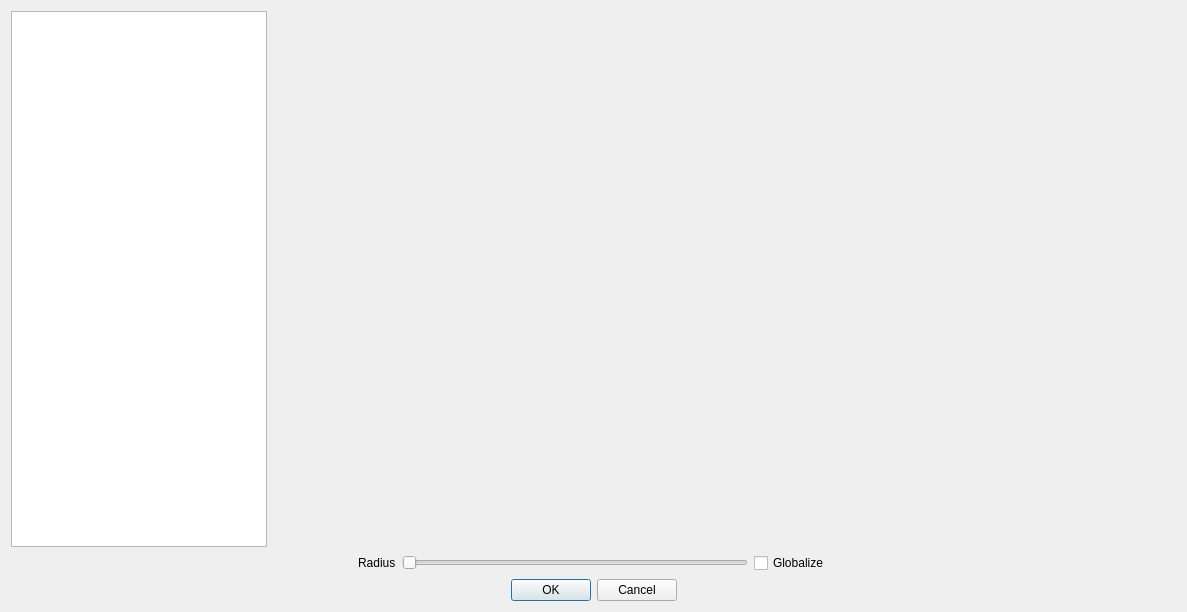
<?xml version="1.0" encoding="UTF-8"?>
<ui version="4.0">
 <class>Dialog</class>
 <widget class="QDialog" name="Dialog">
  <property name="geometry">
   <rect>
    <x>0</x>
    <y>0</y>
    <width>1187</width>
    <height>612</height>
   </rect>
  </property>
  <property name="windowTitle">
   <string>Dialog</string>
  </property>
  <layout class="QGridLayout" name="gridLayout">
   <item row="0" column="1">
    <layout class="QFormLayout" name="formLayout">
     <item row="0" column="1">
      <widget class="MplWidget" name="widget" native="true"/>
     </item>
     <item row="0" column="0">
      <widget class="QListView" name="listView">
       <property name="sizePolicy">
        <sizepolicy hsizetype="Expanding" vsizetype="MinimumExpanding">
         <horstretch>0</horstretch>
         <verstretch>0</verstretch>
        </sizepolicy>
       </property>
      </widget>
     </item>
    </layout>
   </item>
   <item row="2" column="1">
    <layout class="QHBoxLayout" name="horizontalLayout">
     <item>
      <spacer name="horizontalSpacer_2">
       <property name="orientation">
        <enum>Qt::Horizontal</enum>
       </property>
       <property name="sizeHint" stdset="0">
        <size>
         <width>40</width>
         <height>20</height>
        </size>
       </property>
      </spacer>
     </item>
     <item>
      <widget class="QDialogButtonBox" name="buttonBox">
       <property name="enabled">
        <bool>true</bool>
       </property>
       <property name="orientation">
        <enum>Qt::Horizontal</enum>
       </property>
       <property name="standardButtons">
        <set>QDialogButtonBox::Cancel|QDialogButtonBox::Ok</set>
       </property>
       <property name="centerButtons">
        <bool>true</bool>
       </property>
      </widget>
     </item>
     <item>
      <spacer name="horizontalSpacer">
       <property name="orientation">
        <enum>Qt::Horizontal</enum>
       </property>
       <property name="sizeHint" stdset="0">
        <size>
         <width>40</width>
         <height>20</height>
        </size>
       </property>
      </spacer>
     </item>
    </layout>
   </item>
   <item row="1" column="1">
    <layout class="QHBoxLayout" name="horizontalLayout_4">
     <item>
      <spacer name="horizontalSpacer_5">
       <property name="orientation">
        <enum>Qt::Horizontal</enum>
       </property>
       <property name="sizeHint" stdset="0">
        <size>
         <width>40</width>
         <height>20</height>
        </size>
       </property>
      </spacer>
     </item>
     <item>
      <widget class="QLabel" name="label">
       <property name="text">
        <string>Radius</string>
       </property>
      </widget>
     </item>
     <item>
      <widget class="QSlider" name="horizontalSlider">
       <property name="sliderPosition">
        <number>0</number>
       </property>
       <property name="tracking">
        <bool>true</bool>
       </property>
       <property name="orientation">
        <enum>Qt::Horizontal</enum>
       </property>
      </widget>
     </item>
     <item>
      <widget class="QCheckBox" name="globalizeCheckBox">
       <property name="text">
        <string>Globalize</string>
       </property>
      </widget>
     </item>
     <item>
      <spacer name="horizontalSpacer_6">
       <property name="orientation">
        <enum>Qt::Horizontal</enum>
       </property>
       <property name="sizeHint" stdset="0">
        <size>
         <width>40</width>
         <height>20</height>
        </size>
       </property>
      </spacer>
     </item>
    </layout>
   </item>
  </layout>
 </widget>
 <customwidgets>
  <customwidget>
   <class>MplWidget</class>
   <extends>QWidget</extends>
   <header>mplwidget.h</header>
   <container>1</container>
  </customwidget>
 </customwidgets>
 <resources/>
 <connections>
  <connection>
   <sender>buttonBox</sender>
   <signal>accepted()</signal>
   <receiver>Dialog</receiver>
   <slot>accept()</slot>
   <hints>
    <hint type="sourcelabel">
     <x>248</x>
     <y>254</y>
    </hint>
    <hint type="destinationlabel">
     <x>157</x>
     <y>274</y>
    </hint>
   </hints>
  </connection>
  <connection>
   <sender>buttonBox</sender>
   <signal>rejected()</signal>
   <receiver>Dialog</receiver>
   <slot>reject()</slot>
   <hints>
    <hint type="sourcelabel">
     <x>316</x>
     <y>260</y>
    </hint>
    <hint type="destinationlabel">
     <x>286</x>
     <y>274</y>
    </hint>
   </hints>
  </connection>
 </connections>
</ui>
